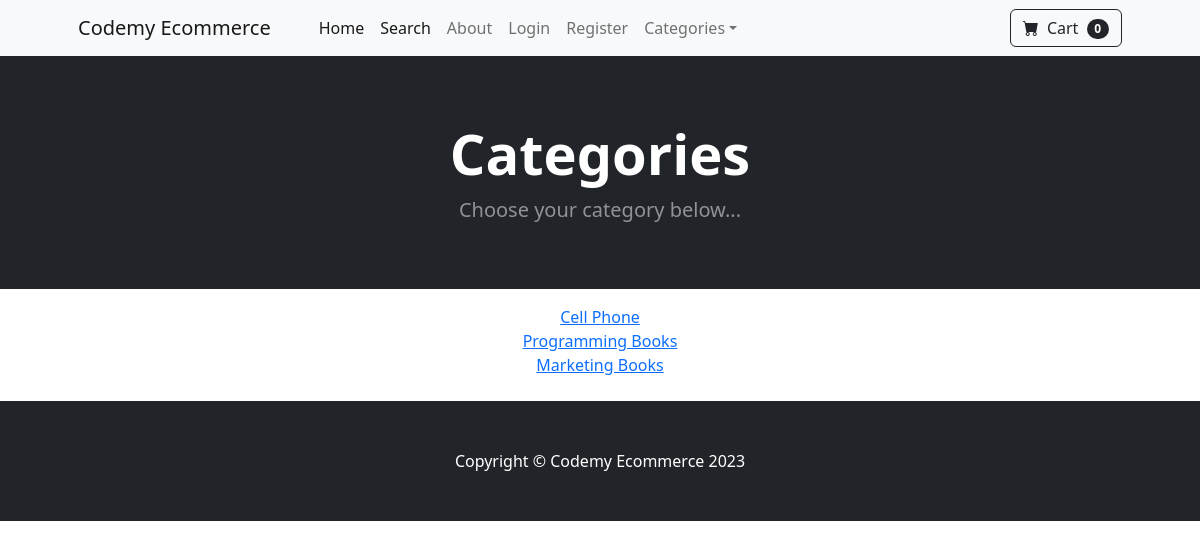
The app's page /category_summary with its own data.
### store/models.py (models this page shows, shortened)
class Category(models.Model):
    name=models.CharField(max_length=50)
    class Meta:
        verbose_name_plural = 'Categories'

### store/views.py (the view)
# urls.py: path("category_summary", views.category_summary, name="category_summary"),
def category_summary(request):
    categories = Category.objects.all()
    return render(request, 'category_summary.html', {'categories': categories})

### cart/cart.py (called while the page is built)
    def __len__(self):
        return len(self.cart)

### cart/context_processors.py (called while the page is built)
def cart(request):
	return {'cart': Cart(request)}

### store/templates/category_summary.html
{% extends "base.html" %}
{% block content %}
<header class="bg-dark py-5">
  <div class="container px-4 px-lg-5 my-3">
    <div class="text-center text-white">
      <h1 class="display-4 fw-bolder">Categories</h1>
      <p class="lead fw-normal text-white-50 mb-0">
        Choose your category below...
      </p>
    </div>
  </div>
</header>
<section>
    <div class="container mt-3">
        <div class="row">
            <center>
                <div class="col-lg-8 d-flex flex-column">
                    {% for category in categories %}
                    <a href="{% url "category" category.name %}">{{category.name}}</a>
                    {% endfor %}
                </div>
            </center>
        </div>
    </div>
</section>
<br>
{% endblock %}

### records on screen
Category: name "Cell Phone"
Category: name "Programming Books"
Category: name "Marketing Books"

### other values on screen
{{ cart|length }} "0"
